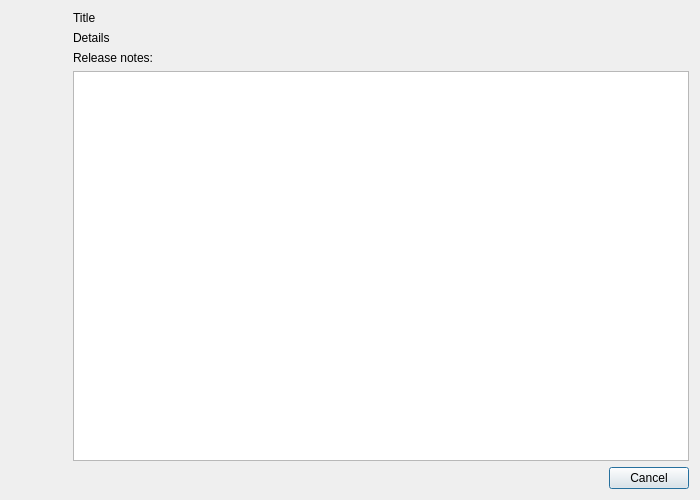
<?xml version="1.0" encoding="UTF-8"?>
<ui version="4.0">
 <class>UpdateDetails</class>
 <widget class="QDialog" name="UpdateDetails">
  <property name="geometry">
   <rect>
    <x>0</x>
    <y>0</y>
    <width>700</width>
    <height>500</height>
   </rect>
  </property>
  <property name="minimumSize">
   <size>
    <width>600</width>
    <height>400</height>
   </size>
  </property>
  <property name="windowTitle">
   <string>Dialog</string>
  </property>
  <layout class="QVBoxLayout" name="verticalLayout">
   <item>
    <widget class="QWidget" name="widget" native="true">
     <layout class="QHBoxLayout" name="horizontalLayout">
      <property name="leftMargin">
       <number>0</number>
      </property>
      <property name="topMargin">
       <number>0</number>
      </property>
      <property name="rightMargin">
       <number>0</number>
      </property>
      <property name="bottomMargin">
       <number>0</number>
      </property>
      <item>
       <widget class="QWidget" name="widgetLeft" native="true">
        <layout class="QVBoxLayout" name="verticalLayout_2">
         <property name="leftMargin">
          <number>12</number>
         </property>
         <property name="topMargin">
          <number>12</number>
         </property>
         <property name="rightMargin">
          <number>12</number>
         </property>
         <property name="bottomMargin">
          <number>0</number>
         </property>
         <item>
          <widget class="QLabel" name="icon">
           <property name="sizePolicy">
            <sizepolicy hsizetype="Maximum" vsizetype="Preferred">
             <horstretch>0</horstretch>
             <verstretch>0</verstretch>
            </sizepolicy>
           </property>
           <property name="minimumSize">
            <size>
             <width>32</width>
             <height>0</height>
            </size>
           </property>
           <property name="maximumSize">
            <size>
             <width>64</width>
             <height>16777215</height>
            </size>
           </property>
           <property name="text">
            <string/>
           </property>
           <property name="scaledContents">
            <bool>false</bool>
           </property>
           <property name="alignment">
            <set>Qt::AlignLeading|Qt::AlignLeft|Qt::AlignTop</set>
           </property>
          </widget>
         </item>
        </layout>
       </widget>
      </item>
      <item>
       <widget class="QWidget" name="widgetRight" native="true">
        <layout class="QVBoxLayout" name="verticalLayout_3">
         <property name="leftMargin">
          <number>0</number>
         </property>
         <property name="topMargin">
          <number>0</number>
         </property>
         <property name="rightMargin">
          <number>0</number>
         </property>
         <property name="bottomMargin">
          <number>0</number>
         </property>
         <item>
          <widget class="QLabel" name="updateTitle">
           <property name="text">
            <string>Title</string>
           </property>
          </widget>
         </item>
         <item>
          <widget class="QLabel" name="updateDetails">
           <property name="text">
            <string>Details</string>
           </property>
           <property name="wordWrap">
            <bool>true</bool>
           </property>
          </widget>
         </item>
         <item>
          <widget class="QLabel" name="label">
           <property name="text">
            <string>Release notes:</string>
           </property>
          </widget>
         </item>
         <item>
          <widget class="QTextBrowser" name="updateText">
           <property name="readOnly">
            <bool>true</bool>
           </property>
           <property name="openExternalLinks">
            <bool>true</bool>
           </property>
           <property name="openLinks">
            <bool>false</bool>
           </property>
          </widget>
         </item>
        </layout>
       </widget>
      </item>
     </layout>
    </widget>
   </item>
   <item>
    <widget class="QDialogButtonBox" name="buttonBox">
     <property name="orientation">
      <enum>Qt::Horizontal</enum>
     </property>
     <property name="standardButtons">
      <set>QDialogButtonBox::Cancel</set>
     </property>
    </widget>
   </item>
  </layout>
 </widget>
 <resources/>
 <connections>
  <connection>
   <sender>buttonBox</sender>
   <signal>accepted()</signal>
   <receiver>UpdateDetails</receiver>
   <slot>accept()</slot>
   <hints>
    <hint type="sourcelabel">
     <x>248</x>
     <y>254</y>
    </hint>
    <hint type="destinationlabel">
     <x>157</x>
     <y>274</y>
    </hint>
   </hints>
  </connection>
  <connection>
   <sender>buttonBox</sender>
   <signal>rejected()</signal>
   <receiver>UpdateDetails</receiver>
   <slot>reject()</slot>
   <hints>
    <hint type="sourcelabel">
     <x>316</x>
     <y>260</y>
    </hint>
    <hint type="destinationlabel">
     <x>286</x>
     <y>274</y>
    </hint>
   </hints>
  </connection>
 </connections>
</ui>
